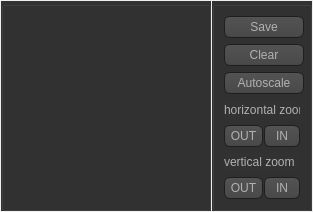
        <widget class="QWidget" name="tab_6">
         <attribute name="title">
          <string>Catheter electrodes</string>
         </attribute>
         <layout class="QHBoxLayout" name="horizontalLayout_5">
          <property name="spacing">
           <number>1</number>
          </property>
          <property name="margin">
           <number>1</number>
          </property>
          <item>
           <widget class="QGroupBox" name="displayGraphs">
            <property name="minimumSize">
             <size>
              <width>210</width>
              <height>210</height>
             </size>
            </property>
            <property name="maximumSize">
             <size>
              <width>16677</width>
              <height>220</height>
             </size>
            </property>
            <property name="cursor">
             <cursorShape>CrossCursor</cursorShape>
            </property>
            <property name="styleSheet">
             <string notr="true">QToolTip
{
     border: 1px solid black;
     background-color: #ffa02f;
     padding: 1px;
     border-radius: 3px;
     opacity: 100;
}

QWidget
{
    color: #b1b1b1;
    background-color: #323232;
}

QWidget:item:hover
{
    background-color: QLinearGradient( x1: 0, y1: 0, x2: 0, y2: 1, stop: 0 #ffa02f, stop: 1 #ca0619);
    color: #000000;
}

QWidget:item:selected
{
    background-color: QLinearGradient( x1: 0, y1: 0, x2: 0, y2: 1, stop: 0 #ffa02f, stop: 1 #d7801a);
}

QMenuBar::item
{
    background: transparent;
}

QMenuBar::item:selected
{
    background: transparent;
    border: 1px solid #ffaa00;
}

QMenuBar::item:pressed
{
    background: #444;
    border: 1px solid #000;
    background-color: QLinearGradient(
        x1:0, y1:0,
        x2:0, y2:1,
        stop:1 #212121,
        stop:0.4 #343434/*,
        stop:0.2 #343434,
        stop:0.1 #ffaa00*/
    );
    margin-bottom:-1px;
    padding-bottom:1px;
}

QMenu
{
    border: 1px solid #000;
}

QMenu::item
{
    padding: 2px 20px 2px 20px;
}

QMenu::item:selected
{
    color: #000000;
}

QWidget:disabled
{
    color: #404040;
    background-color: #323232;
}

QAbstractItemView
{
    background-color: QLinearGradient( x1: 0, y1: 0, x2: 0, y2: 1, stop: 0 #4d4d4d, stop: 0.1 #646464, stop: 1 #5d5d5d);
}

QWidget:focus
{
    /*border: 2px solid QLinearGradient( x1: 0, y1: 0, x2: 0, y2: 1, stop: 0 #ffa02f, stop: 1 #d7801a);*/
}

QLineEdit
{
    background-color: QLinearGradient( x1: 0, y1: 0, x2: 0, y2: 1, stop: 0 #4d4d4d, stop: 0 #646464, stop: 1 #5d5d5d);
    padding: 1px;
    border-style: solid;
    border: 1px solid #1e1e1e;
    border-radius: 5;
}

QPushButton
{
    color: #b1b1b1;
    background-color: QLinearGradient( x1: 0, y1: 0, x2: 0, y2: 1, stop: 0 #565656, stop: 0.1 #525252, stop: 0.5 #4e4e4e, stop: 0.9 #4a4a4a, stop: 1 #464646);
    border-width: 1px;
    border-color: #1e1e1e;
    border-style: solid;
    border-radius: 6;
    padding: 3px;
    font-size: 12px;
    padding-left: 5px;
    padding-right: 5px;
}

QPushButton:pressed
{
    background-color: QLinearGradient( x1: 0, y1: 0, x2: 0, y2: 1, stop: 0 #2d2d2d, stop: 0.1 #2b2b2b, stop: 0.5 #292929, stop: 0.9 #282828, stop: 1 #252525);
}

QComboBox
{
    selection-background-color: #ffaa00;
    background-color: QLinearGradient( x1: 0, y1: 0, x2: 0, y2: 1, stop: 0 #565656, stop: 0.1 #525252, stop: 0.5 #4e4e4e, stop: 0.9 #4a4a4a, stop: 1 #464646);
    border-style: solid;
    border: 1px solid #1e1e1e;
    border-radius: 5;
}

QComboBox:hover,QPushButton:hover
{
    border: 2px solid QLinearGradient( x1: 0, y1: 0, x2: 0, y2: 1, stop: 0 #ffa02f, stop: 1 #d7801a);
}


QComboBox:on
{
    padding-top: 3px;
    padding-left: 4px;
    background-color: QLinearGradient( x1: 0, y1: 0, x2: 0, y2: 1, stop: 0 #2d2d2d, stop: 0.1 #2b2b2b, stop: 0.5 #292929, stop: 0.9 #282828, stop: 1 #252525);
    selection-background-color: #ffaa00;
}

QComboBox QAbstractItemView
{
    border: 2px solid darkgray;
    selection-background-color: QLinearGradient( x1: 0, y1: 0, x2: 0, y2: 1, stop: 0 #ffa02f, stop: 1 #d7801a);
}

QComboBox::drop-down
{
     subcontrol-origin: padding;
     subcontrol-position: top right;
     width: 15px;

     border-left-width: 0px;
     border-left-color: darkgray;
     border-left-style: solid; /* just a single line */
     border-top-right-radius: 3px; /* same radius as the QComboBox */
     border-bottom-right-radius: 3px;
 }

QComboBox::down-arrow
{
     image: url(:/down_arrow.png);
}

QGroupBox:focus
{
border: 2px solid QLinearGradient( x1: 0, y1: 0, x2: 0, y2: 1, stop: 0 #ffa02f, stop: 1 #d7801a);
}

QTextEdit:focus
{
    border: 2px solid QLinearGradient( x1: 0, y1: 0, x2: 0, y2: 1, stop: 0 #ffa02f, stop: 1 #d7801a);
}

QScrollBar:horizontal {
     border: 1px solid #222222;
     background: QLinearGradient( x1: 0, y1: 0, x2: 0, y2: 1, stop: 0.0 #121212, stop: 0.2 #282828, stop: 1 #484848);
     height: 7px;
     margin: 0px 16px 0 16px;
}

QScrollBar::handle:horizontal
{
      background: QLinearGradient( x1: 0, y1: 0, x2: 1, y2: 0, stop: 0 #ffa02f, stop: 0.5 #d7801a, stop: 1 #ffa02f);
      min-height: 20px;
      border-radius: 2px;
}

QScrollBar::add-line:horizontal {
      border: 1px solid #1b1b19;
      border-radius: 2px;
      background: QLinearGradient( x1: 0, y1: 0, x2: 1, y2: 0, stop: 0 #ffa02f, stop: 1 #d7801a);
      width: 14px;
      subcontrol-position: right;
      subcontrol-origin: margin;
}

QScrollBar::sub-line:horizontal {
      border: 1px solid #1b1b19;
      border-radius: 2px;
      background: QLinearGradient( x1: 0, y1: 0, x2: 1, y2: 0, stop: 0 #ffa02f, stop: 1 #d7801a);
      width: 14px;
     subcontrol-position: left;
     subcontrol-origin: margin;
}

QScrollBar::right-arrow:horizontal, QScrollBar::left-arrow:horizontal
{
      border: 1px solid black;
      width: 1px;
      height: 1px;
      background: white;
}

QScrollBar::add-page:horizontal, QScrollBar::sub-page:horizontal
{
      background: none;
}

QScrollBar:vertical
{
      background: QLinearGradient( x1: 0, y1: 0, x2: 1, y2: 0, stop: 0.0 #121212, stop: 0.2 #282828, stop: 1 #484848);
      width: 7px;
      margin: 16px 0 16px 0;
      border: 1px solid #222222;
}

QScrollBar::handle:vertical
{
      background: QLinearGradient( x1: 0, y1: 0, x2: 0, y2: 1, stop: 0 #ffa02f, stop: 0.5 #d7801a, stop: 1 #ffa02f);
      min-height: 20px;
      border-radius: 2px;
}

QScrollBar::add-line:vertical
{
      border: 1px solid #1b1b19;
      border-radius: 2px;
      background: QLinearGradient( x1: 0, y1: 0, x2: 0, y2: 1, stop: 0 #ffa02f, stop: 1 #d7801a);
      height: 14px;
      subcontrol-position: bottom;
      subcontrol-origin: margin;
}

QScrollBar::sub-line:vertical
{
      border: 1px solid #1b1b19;
      border-radius: 2px;
      background: QLinearGradient( x1: 0, y1: 0, x2: 0, y2: 1, stop: 0 #d7801a, stop: 1 #ffa02f);
      height: 14px;
      subcontrol-position: top;
      subcontrol-origin: margin;
}

QScrollBar::up-arrow:vertical, QScrollBar::down-arrow:vertical
{
      border: 1px solid black;
      width: 1px;
      height: 1px;
      background: white;
}


QScrollBar::add-page:vertical, QScrollBar::sub-page:vertical
{
      background: none;
}

QTextEdit
{
    background-color: #242424;
}

QPlainTextEdit
{
    background-color: #242424;
}

QHeaderView::section
{
    background-color: QLinearGradient(x1:0, y1:0, x2:0, y2:1, stop:0 #616161, stop: 0.5 #505050, stop: 0.6 #434343, stop:1 #656565);
    color: white;
    padding-left: 4px;
    border: 1px solid #6c6c6c;
}

QCheckBox:disabled
{
color: #414141;
}

QDockWidget::title
{
    text-align: center;
    spacing: 3px; /* spacing between items in the tool bar */
    background-color: QLinearGradient(x1:0, y1:0, x2:0, y2:1, stop:0 #323232, stop: 0.5 #242424, stop:1 #323232);
}

QDockWidget::close-button, QDockWidget::float-button
{
    text-align: center;
    spacing: 1px; /* spacing between items in the tool bar */
    background-color: QLinearGradient(x1:0, y1:0, x2:0, y2:1, stop:0 #323232, stop: 0.5 #242424, stop:1 #323232);
}

QDockWidget::close-button:hover, QDockWidget::float-button:hover
{
    background: #242424;
}

QDockWidget::close-button:pressed, QDockWidget::float-button:pressed
{
    padding: 1px -1px -1px 1px;
}

QMainWindow::separator
{
    background-color: QLinearGradient(x1:0, y1:0, x2:0, y2:1, stop:0 #161616, stop: 0.5 #151515, stop: 0.6 #212121, stop:1 #343434);
    color: white;
    padding-left: 4px;
    border: 1px solid #4c4c4c;
    spacing: 3px; /* spacing between items in the tool bar */
}

QMainWindow::separator:hover
{

    background-color: QLinearGradient(x1:0, y1:0, x2:0, y2:1, stop:0 #d7801a, stop:0.5 #b56c17 stop:1 #ffa02f);
    color: white;
    padding-left: 4px;
    border: 1px solid #6c6c6c;
    spacing: 3px; /* spacing between items in the tool bar */
}

QToolBar::handle
{
     spacing: 3px; /* spacing between items in the tool bar */
     background: url(:/images/handle.png);
}

QMenu::separator
{
    height: 2px;
    background-color: QLinearGradient(x1:0, y1:0, x2:0, y2:1, stop:0 #161616, stop: 0.5 #151515, stop: 0.6 #212121, stop:1 #343434);
    color: white;
    padding-left: 4px;
    margin-left: 10px;
    margin-right: 5px;
}

QProgressBar
{
    border: 2px solid grey;
    border-radius: 5px;
    text-align: center;
}

QProgressBar::chunk
{
    background-color: #d7801a;
    width: 2.15px;
    margin: 0.5px;
}

QTabBar::tab {
    color: #b1b1b1;
    border: 1px solid #444;
    border-bottom-style: none;
    background-color: #323232;
    padding-left: 10px;
    padding-right: 10px;
    padding-top: 3px;
    padding-bottom: 2px;
    margin-right: -1px;
}

QTabWidget::pane {
    border: 1px solid #444;
    top: 1px;
}

QTabBar::tab:last
{
    margin-right: 0; /* the last selected tab has nothing to overlap with on the right */
    border-top-right-radius: 3px;
}

QTabBar::tab:first:!selected
{
 margin-left: 0px; /* the last selected tab has nothing to overlap with on the right */


    border-top-left-radius: 3px;
}

QTabBar::tab:!selected
{
    color: #b1b1b1;
    border-bottom-style: solid;
    margin-top: 3px;
    background-color: QLinearGradient(x1:0, y1:0, x2:0, y2:1, stop:1 #212121, stop:.4 #343434);
}

QTabBar::tab:selected
{
    border-top-left-radius: 3px;
    border-top-right-radius: 3px;
    margin-bottom: 0px;
}

QTabBar::tab:!selected:hover
{
    /*border-top: 2px solid #ffaa00;
    padding-bottom: 3px;*/
    border-top-left-radius: 3px;
    border-top-right-radius: 3px;
    background-color: QLinearGradient(x1:0, y1:0, x2:0, y2:1, stop:1 #212121, stop:0.4 #343434, stop:0.2 #343434, stop:0.1 #ffaa00);
}

QRadioButton::indicator:checked, QRadioButton::indicator:unchecked{
    color: #b1b1b1;
    background-color: #323232;
    border: 1px solid #b1b1b1;
    border-radius: 6px;
}

QRadioButton::indicator:checked
{
    background-color: qradialgradient(
        cx: 0.5, cy: 0.5,
        fx: 0.5, fy: 0.5,
        radius: 1.0,
        stop: 0.25 #ffaa00,
        stop: 0.3 #323232
    );
}

QCheckBox::indicator{
    color: #b1b1b1;
    background-color: #323232;
    border: 1px solid #b1b1b1;
    width: 9px;
    height: 9px;
}

QRadioButton::indicator
{
    border-radius: 6px;
}

QRadioButton::indicator:hover, QCheckBox::indicator:hover
{
    border: 1px solid #ffaa00;
}

QCheckBox::indicator:checked
{
    image:url(:/images/checkbox.png);
}

QCheckBox::indicator:disabled, QRadioButton::indicator:disabled
{
    border: 1px solid #444;
}</string>
            </property>
            <property name="title">
             <string/>
            </property>
           </widget>
          </item>
          <item>
           <widget class="QGroupBox" name="displayGraphs_2">
            <property name="minimumSize">
             <size>
              <width>100</width>
              <height>210</height>
             </size>
            </property>
            <property name="maximumSize">
             <size>
              <width>100</width>
              <height>220</height>
             </size>
            </property>
            <property name="cursor">
             <cursorShape>ArrowCursor</cursorShape>
            </property>
            <property name="styleSheet">
             <string notr="true">QToolTip
{
     border: 1px solid black;
     background-color: #ffa02f;
     padding: 1px;
     border-radius: 3px;
     opacity: 100;
}

QWidget
{
    color: #b1b1b1;
    background-color: #323232;
}

QWidget:item:hover
{
    background-color: QLinearGradient( x1: 0, y1: 0, x2: 0, y2: 1, stop: 0 #ffa02f, stop: 1 #ca0619);
    color: #000000;
}

QWidget:item:selected
{
    background-color: QLinearGradient( x1: 0, y1: 0, x2: 0, y2: 1, stop: 0 #ffa02f, stop: 1 #d7801a);
}

QMenuBar::item
{
    background: transparent;
}

QMenuBar::item:selected
{
    background: transparent;
    border: 1px solid #ffaa00;
}

QMenuBar::item:pressed
{
    background: #444;
    border: 1px solid #000;
    background-color: QLinearGradient(
        x1:0, y1:0,
        x2:0, y2:1,
        stop:1 #212121,
        stop:0.4 #343434/*,
        stop:0.2 #343434,
        stop:0.1 #ffaa00*/
    );
    margin-bottom:-1px;
    padding-bottom:1px;
}

QMenu
{
    border: 1px solid #000;
}

QMenu::item
{
    padding: 2px 20px 2px 20px;
}

QMenu::item:selected
{
    color: #000000;
}

QWidget:disabled
{
    color: #404040;
    background-color: #323232;
}

QAbstractItemView
{
    background-color: QLinearGradient( x1: 0, y1: 0, x2: 0, y2: 1, stop: 0 #4d4d4d, stop: 0.1 #646464, stop: 1 #5d5d5d);
}

QWidget:focus
{
    /*border: 2px solid QLinearGradient( x1: 0, y1: 0, x2: 0, y2: 1, stop: 0 #ffa02f, stop: 1 #d7801a);*/
}

QLineEdit
{
    background-color: QLinearGradient( x1: 0, y1: 0, x2: 0, y2: 1, stop: 0 #4d4d4d, stop: 0 #646464, stop: 1 #5d5d5d);
    padding: 1px;
    border-style: solid;
    border: 1px solid #1e1e1e;
    border-radius: 5;
}

QPushButton
{
    color: #b1b1b1;
    background-color: QLinearGradient( x1: 0, y1: 0, x2: 0, y2: 1, stop: 0 #565656, stop: 0.1 #525252, stop: 0.5 #4e4e4e, stop: 0.9 #4a4a4a, stop: 1 #464646);
    border-width: 1px;
    border-color: #1e1e1e;
    border-style: solid;
    border-radius: 6;
    padding: 3px;
    font-size: 12px;
    padding-left: 5px;
    padding-right: 5px;
}

QPushButton:pressed
{
    background-color: QLinearGradient( x1: 0, y1: 0, x2: 0, y2: 1, stop: 0 #2d2d2d, stop: 0.1 #2b2b2b, stop: 0.5 #292929, stop: 0.9 #282828, stop: 1 #252525);
}

QComboBox
{
    selection-background-color: #ffaa00;
    background-color: QLinearGradient( x1: 0, y1: 0, x2: 0, y2: 1, stop: 0 #565656, stop: 0.1 #525252, stop: 0.5 #4e4e4e, stop: 0.9 #4a4a4a, stop: 1 #464646);
    border-style: solid;
    border: 1px solid #1e1e1e;
    border-radius: 5;
}

QComboBox:hover,QPushButton:hover
{
    border: 2px solid QLinearGradient( x1: 0, y1: 0, x2: 0, y2: 1, stop: 0 #ffa02f, stop: 1 #d7801a);
}


QComboBox:on
{
    padding-top: 3px;
    padding-left: 4px;
    background-color: QLinearGradient( x1: 0, y1: 0, x2: 0, y2: 1, stop: 0 #2d2d2d, stop: 0.1 #2b2b2b, stop: 0.5 #292929, stop: 0.9 #282828, stop: 1 #252525);
    selection-background-color: #ffaa00;
}

QComboBox QAbstractItemView
{
    border: 2px solid darkgray;
    selection-background-color: QLinearGradient( x1: 0, y1: 0, x2: 0, y2: 1, stop: 0 #ffa02f, stop: 1 #d7801a);
}

QComboBox::drop-down
{
     subcontrol-origin: padding;
     subcontrol-position: top right;
     width: 15px;

     border-left-width: 0px;
     border-left-color: darkgray;
     border-left-style: solid; /* just a single line */
     border-top-right-radius: 3px; /* same radius as the QComboBox */
     border-bottom-right-radius: 3px;
 }

QComboBox::down-arrow
{
     image: url(:/down_arrow.png);
}

QGroupBox:focus
{
border: 2px solid QLinearGradient( x1: 0, y1: 0, x2: 0, y2: 1, stop: 0 #ffa02f, stop: 1 #d7801a);
}

QTextEdit:focus
{
    border: 2px solid QLinearGradient( x1: 0, y1: 0, x2: 0, y2: 1, stop: 0 #ffa02f, stop: 1 #d7801a);
}

QScrollBar:horizontal {
     border: 1px solid #222222;
     background: QLinearGradient( x1: 0, y1: 0, x2: 0, y2: 1, stop: 0.0 #121212, stop: 0.2 #282828, stop: 1 #484848);
     height: 7px;
     margin: 0px 16px 0 16px;
}

QScrollBar::handle:horizontal
{
      background: QLinearGradient( x1: 0, y1: 0, x2: 1, y2: 0, stop: 0 #ffa02f, stop: 0.5 #d7801a, stop: 1 #ffa02f);
      min-height: 20px;
      border-radius: 2px;
}

QScrollBar::add-line:horizontal {
      border: 1px solid #1b1b19;
      border-radius: 2px;
      background: QLinearGradient( x1: 0, y1: 0, x2: 1, y2: 0, stop: 0 #ffa02f, stop: 1 #d7801a);
      width: 14px;
      subcontrol-position: right;
      subcontrol-origin: margin;
}

QScrollBar::sub-line:horizontal {
      border: 1px solid #1b1b19;
      border-radius: 2px;
      background: QLinearGradient( x1: 0, y1: 0, x2: 1, y2: 0, stop: 0 #ffa02f, stop: 1 #d7801a);
      width: 14px;
     subcontrol-position: left;
     subcontrol-origin: margin;
}

QScrollBar::right-arrow:horizontal, QScrollBar::left-arrow:horizontal
{
      border: 1px solid black;
      width: 1px;
      height: 1px;
      background: white;
}

QScrollBar::add-page:horizontal, QScrollBar::sub-page:horizontal
{
      background: none;
}

QScrollBar:vertical
{
      background: QLinearGradient( x1: 0, y1: 0, x2: 1, y2: 0, stop: 0.0 #121212, stop: 0.2 #282828, stop: 1 #484848);
      width: 7px;
      margin: 16px 0 16px 0;
      border: 1px solid #222222;
}

QScrollBar::handle:vertical
{
      background: QLinearGradient( x1: 0, y1: 0, x2: 0, y2: 1, stop: 0 #ffa02f, stop: 0.5 #d7801a, stop: 1 #ffa02f);
      min-height: 20px;
      border-radius: 2px;
}

QScrollBar::add-line:vertical
{
      border: 1px solid #1b1b19;
      border-radius: 2px;
      background: QLinearGradient( x1: 0, y1: 0, x2: 0, y2: 1, stop: 0 #ffa02f, stop: 1 #d7801a);
      height: 14px;
      subcontrol-position: bottom;
      subcontrol-origin: margin;
}

QScrollBar::sub-line:vertical
{
      border: 1px solid #1b1b19;
      border-radius: 2px;
      background: QLinearGradient( x1: 0, y1: 0, x2: 0, y2: 1, stop: 0 #d7801a, stop: 1 #ffa02f);
      height: 14px;
      subcontrol-position: top;
      subcontrol-origin: margin;
}

QScrollBar::up-arrow:vertical, QScrollBar::down-arrow:vertical
{
      border: 1px solid black;
      width: 1px;
      height: 1px;
      background: white;
}


QScrollBar::add-page:vertical, QScrollBar::sub-page:vertical
{
      background: none;
}

QTextEdit
{
    background-color: #242424;
}

QPlainTextEdit
{
    background-color: #242424;
}

QHeaderView::section
{
    background-color: QLinearGradient(x1:0, y1:0, x2:0, y2:1, stop:0 #616161, stop: 0.5 #505050, stop: 0.6 #434343, stop:1 #656565);
    color: white;
    padding-left: 4px;
    border: 1px solid #6c6c6c;
}

QCheckBox:disabled
{
color: #414141;
}

QDockWidget::title
{
    text-align: center;
    spacing: 3px; /* spacing between items in the tool bar */
    background-color: QLinearGradient(x1:0, y1:0, x2:0, y2:1, stop:0 #323232, stop: 0.5 #242424, stop:1 #323232);
}

QDockWidget::close-button, QDockWidget::float-button
{
    text-align: center;
    spacing: 1px; /* spacing between items in the tool bar */
    background-color: QLinearGradient(x1:0, y1:0, x2:0, y2:1, stop:0 #323232, stop: 0.5 #242424, stop:1 #323232);
}

QDockWidget::close-button:hover, QDockWidget::float-button:hover
{
    background: #242424;
}

QDockWidget::close-button:pressed, QDockWidget::float-button:pressed
{
    padding: 1px -1px -1px 1px;
}

QMainWindow::separator
{
    background-color: QLinearGradient(x1:0, y1:0, x2:0, y2:1, stop:0 #161616, stop: 0.5 #151515, stop: 0.6 #212121, stop:1 #343434);
    color: white;
    padding-left: 4px;
    border: 1px solid #4c4c4c;
    spacing: 3px; /* spacing between items in the tool bar */
}

QMainWindow::separator:hover
{

    background-color: QLinearGradient(x1:0, y1:0, x2:0, y2:1, stop:0 #d7801a, stop:0.5 #b56c17 stop:1 #ffa02f);
    color: white;
    padding-left: 4px;
    border: 1px solid #6c6c6c;
    spacing: 3px; /* spacing between items in the tool bar */
}

QToolBar::handle
{
     spacing: 3px; /* spacing between items in the tool bar */
     background: url(:/images/handle.png);
}

QMenu::separator
{
    height: 2px;
    background-color: QLinearGradient(x1:0, y1:0, x2:0, y2:1, stop:0 #161616, stop: 0.5 #151515, stop: 0.6 #212121, stop:1 #343434);
    color: white;
    padding-left: 4px;
    margin-left: 10px;
    margin-right: 5px;
}

QProgressBar
{
    border: 2px solid grey;
    border-radius: 5px;
    text-align: center;
}

QProgressBar::chunk
{
    background-color: #d7801a;
    width: 2.15px;
    margin: 0.5px;
}

QTabBar::tab {
    color: #b1b1b1;
    border: 1px solid #444;
    border-bottom-style: none;
    background-color: #323232;
    padding-left: 10px;
    padding-right: 10px;
    padding-top: 3px;
    padding-bottom: 2px;
    margin-right: -1px;
}

QTabWidget::pane {
    border: 1px solid #444;
    top: 1px;
}

QTabBar::tab:last
{
    margin-right: 0; /* the last selected tab has nothing to overlap with on the right */
    border-top-right-radius: 3px;
}

QTabBar::tab:first:!selected
{
 margin-left: 0px; /* the last selected tab has nothing to overlap with on the right */


    border-top-left-radius: 3px;
}

QTabBar::tab:!selected
{
    color: #b1b1b1;
    border-bottom-style: solid;
    margin-top: 3px;
    background-color: QLinearGradient(x1:0, y1:0, x2:0, y2:1, stop:1 #212121, stop:.4 #343434);
}

QTabBar::tab:selected
{
    border-top-left-radius: 3px;
    border-top-right-radius: 3px;
    margin-bottom: 0px;
}

QTabBar::tab:!selected:hover
{
    /*border-top: 2px solid #ffaa00;
    padding-bottom: 3px;*/
    border-top-left-radius: 3px;
    border-top-right-radius: 3px;
    background-color: QLinearGradient(x1:0, y1:0, x2:0, y2:1, stop:1 #212121, stop:0.4 #343434, stop:0.2 #343434, stop:0.1 #ffaa00);
}

QRadioButton::indicator:checked, QRadioButton::indicator:unchecked{
    color: #b1b1b1;
    background-color: #323232;
    border: 1px solid #b1b1b1;
    border-radius: 6px;
}

QRadioButton::indicator:checked
{
    background-color: qradialgradient(
        cx: 0.5, cy: 0.5,
        fx: 0.5, fy: 0.5,
        radius: 1.0,
        stop: 0.25 #ffaa00,
        stop: 0.3 #323232
    );
}

QCheckBox::indicator{
    color: #b1b1b1;
    background-color: #323232;
    border: 1px solid #b1b1b1;
    width: 9px;
    height: 9px;
}

QRadioButton::indicator
{
    border-radius: 6px;
}

QRadioButton::indicator:hover, QCheckBox::indicator:hover
{
    border: 1px solid #ffaa00;
}

QCheckBox::indicator:checked
{
    image:url(:/images/checkbox.png);
}

QCheckBox::indicator:disabled, QRadioButton::indicator:disabled
{
    border: 1px solid #444;
}</string>
            </property>
            <property name="title">
             <string/>
            </property>
            <layout class="QVBoxLayout" name="verticalLayout_8">
             <item>
              <widget class="QPushButton" name="b_potentialplot_save">
               <property name="minimumSize">
                <size>
                 <width>80</width>
                 <height>15</height>
                </size>
               </property>
               <property name="maximumSize">
                <size>
                 <width>80</width>
                 <height>25</height>
                </size>
               </property>
               <property name="text">
                <string>Save</string>
               </property>
              </widget>
             </item>
             <item>
              <widget class="QPushButton" name="b_potentialplot_clear">
               <property name="minimumSize">
                <size>
                 <width>80</width>
                 <height>15</height>
                </size>
               </property>
               <property name="maximumSize">
                <size>
                 <width>80</width>
                 <height>25</height>
                </size>
               </property>
               <property name="text">
                <string>Clear</string>
               </property>
              </widget>
             </item>
             <item>
              <widget class="QPushButton" name="b_potentialplot_autoscale">
               <property name="minimumSize">
                <size>
                 <width>80</width>
                 <height>15</height>
                </size>
               </property>
               <property name="maximumSize">
                <size>
                 <width>80</width>
                 <height>25</height>
                </size>
               </property>
               <property name="font">
                <font>
                 <pointsize>-1</pointsize>
                </font>
               </property>
               <property name="text">
                <string>Autoscale</string>
               </property>
              </widget>
             </item>
             <item>
              <widget class="QLabel" name="label_9">
               <property name="text">
                <string>horizontal zoom</string>
               </property>
              </widget>
             </item>
             <item>
              <layout class="QHBoxLayout" name="horizontalLayout_87">
               <property name="spacing">
                <number>1</number>
               </property>
               <property name="rightMargin">
                <number>0</number>
               </property>
               <item>
                <widget class="QPushButton" name="b_potentialplot_zoomoutX">
                 <property name="minimumSize">
                  <size>
                   <width>20</width>
                   <height>0</height>
                  </size>
                 </property>
                 <property name="text">
                  <string>OUT</string>
                 </property>
                 <property name="autoRepeat">
                  <bool>true</bool>
                 </property>
                </widget>
               </item>
               <item>
                <widget class="QPushButton" name="b_potentialplot_zoominX">
                 <property name="minimumSize">
                  <size>
                   <width>20</width>
                   <height>0</height>
                  </size>
                 </property>
                 <property name="font">
                  <font>
                   <pointsize>-1</pointsize>
                  </font>
                 </property>
                 <property name="text">
                  <string>IN</string>
                 </property>
                 <property name="autoRepeat">
                  <bool>true</bool>
                 </property>
                </widget>
               </item>
              </layout>
             </item>
             <item>
              <widget class="QLabel" name="label_10">
               <property name="text">
                <string>vertical zoom</string>
               </property>
              </widget>
             </item>
             <item>
              <layout class="QHBoxLayout" name="horizontalLayout_82">
               <property name="spacing">
                <number>1</number>
               </property>
               <property name="rightMargin">
                <number>0</number>
               </property>
               <item>
                <widget class="QPushButton" name="b_potentialplot_zoomoutY">
                 <property name="minimumSize">
                  <size>
                   <width>20</width>
                   <height>0</height>
                  </size>
                 </property>
                 <property name="text">
                  <string>OUT</string>
                 </property>
                 <property name="autoRepeat">
                  <bool>true</bool>
                 </property>
                </widget>
               </item>
               <item>
                <widget class="QPushButton" name="b_potentialplot_zoominY">
                 <property name="minimumSize">
                  <size>
                   <width>20</width>
                   <height>0</height>
                  </size>
                 </property>
                 <property name="text">
                  <string>IN</string>
                 </property>
                 <property name="autoRepeat">
                  <bool>true</bool>
                 </property>
                </widget>
               </item>
              </layout>
             </item>
            </layout>
           </widget>
          </item>
         </layout>
        </widget>
